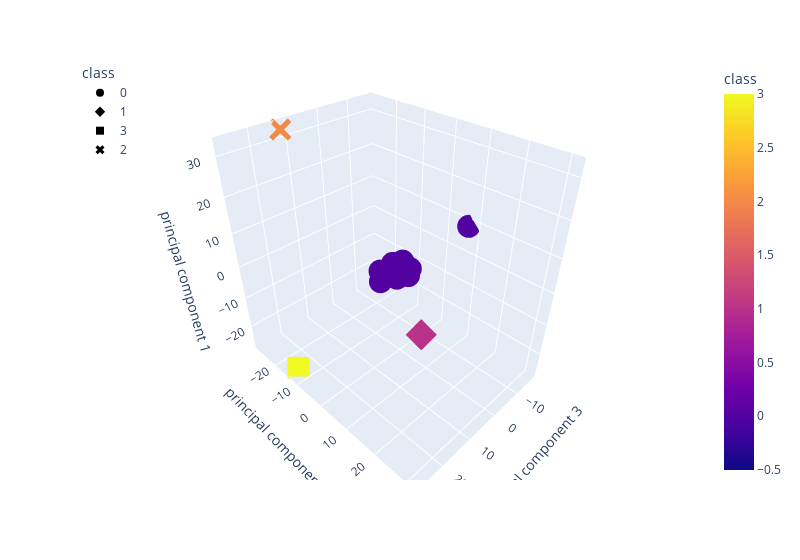

Notebook source saved alongside this figure:
### Markdown cell above
### Visualizing Results

#### 3D-Scatter with Clusters

### Code cell
# Create a 3D-Scatter with the PCA data and the clusters
fig = px.scatter_3d(
    crypto_df2_pca,
    x="principal component 3",
    y="principal component 2",
    z="principal component 1",
    color="class",
    symbol="class",
    width=800,
)
fig.update_layout(legend=dict(x=0, y=1))
fig.show()

### Figure 1 — Plotly figure (JSON) as saved in the notebook; plotly's stock layout.template omitted (floating-point values rounded to 4 significant figures; data arrays with more than 128 entries replaced by an {"elided": "..."} marker saying what was removed)
{"data": [{"hovertemplate": "class=%{marker.color}<br>principal component 3=%{x}<br>principal component 2=%{y}<br>principal component 1=%{z}<extra></extra>", "legendgroup": "0", "marker": {"color": {"elided": "530 int values"}, "coloraxis": "coloraxis", "symbol": "circle"}, "mode": "markers", "name": "0", "scene": "scene", "showlegend": true, "type": "scatter3d", "x": {"elided": "530 float values"}, "y": {"elided": "530 float values"}, "z": {"elided": "530 float values"}}, {"hovertemplate": "class=%{marker.color}<br>principal component 3=%{x}<br>principal component 2=%{y}<br>principal component 1=%{z}<extra></extra>", "legendgroup": "1", "marker": {"color": [1], "coloraxis": "coloraxis", "symbol": "diamond"}, "mode": "markers", "name": "1", "scene": "scene", "showlegend": true, "type": "scatter3d", "x": [27.41], "y": [31.15], "z": [15.49]}, {"hovertemplate": "class=%{marker.color}<br>principal component 3=%{x}<br>principal component 2=%{y}<br>principal component 1=%{z}<extra></extra>", "legendgroup": "3", "marker": {"color": [3], "coloraxis": "coloraxis", "symbol": "square"}, "mode": "markers", "name": "3", "scene": "scene", "showlegend": true, "type": "scatter3d", "x": [25.82], "y": [-13.29], "z": [-26.43]}, {"hovertemplate": "class=%{marker.color}<br>principal component 3=%{x}<br>principal component 2=%{y}<br>principal component 1=%{z}<extra></extra>", "legendgroup": "2", "marker": {"color": [2], "coloraxis": "coloraxis", "symbol": "x"}, "mode": "markers", "name": "2", "scene": "scene", "showlegend": true, "type": "scatter3d", "x": [12.58], "y": [-27.88], "z": [32.56]}], "layout": {"coloraxis": {"colorbar": {"title": {"text": "class"}}, "colorscale": [[0, "#0d0887"], [0.1111, "#46039f"], [0.2222, "#7201a8"], [0.3333, "#9c179e"], [0.4444, "#bd3786"], [0.5556, "#d8576b"], [0.6667, "#ed7953"], [0.7778, "#fb9f3a"], [0.8889, "#fdca26"], [1, "#f0f921"]]}, "legend": {"title": {"text": "class"}, "tracegroupgap": 0, "x": 0, "y": 1}, "margin": {"t": 60}, "scene": {"domain": {"x": [0, 1], "y": [0, 1]}, "xaxis": {"title": {"text": "principal component 3"}}, "yaxis": {"title": {"text": "principal component 2"}}, "zaxis": {"title": {"text": "principal component 1"}}}, "width": 800}}
